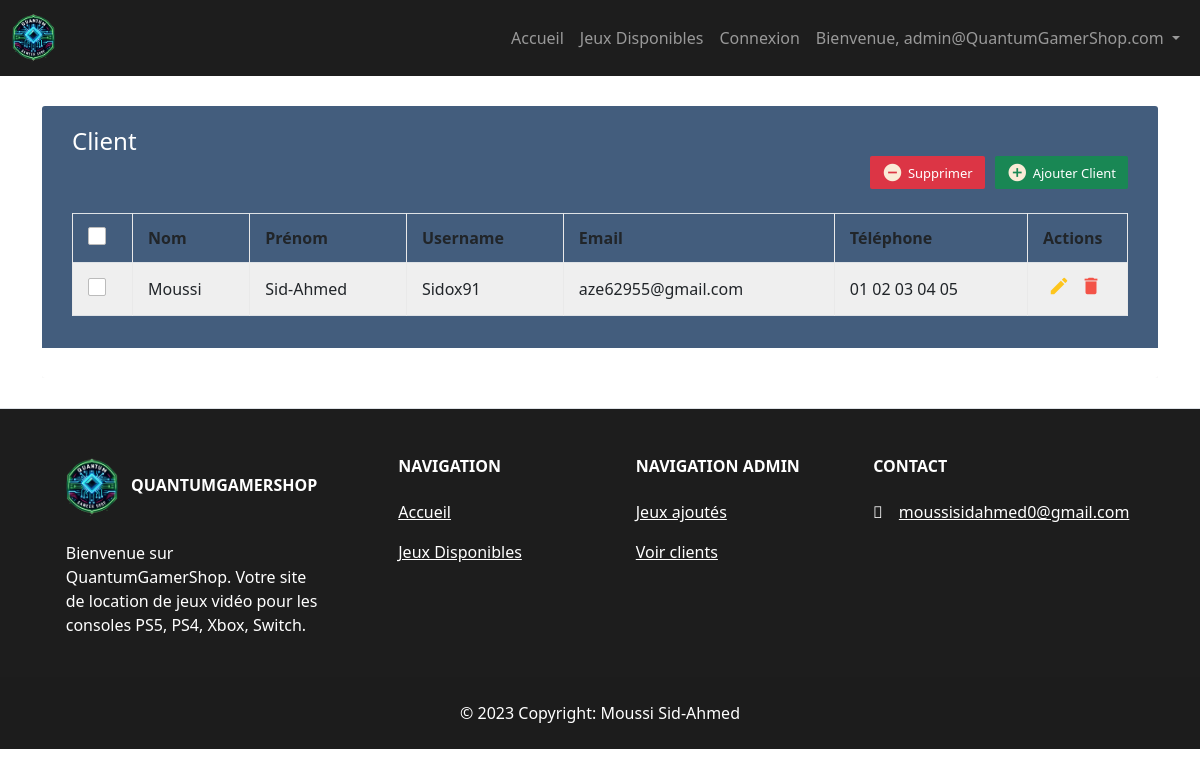
Screenshot of /src/Admin/Client/show_clients.php (signed in) with the database file from the repository.
### tables this page shows
CREATE TABLE IF NOT EXISTS `client` (
  `cli_id` smallint UNSIGNED NOT NULL AUTO_INCREMENT,
  `cli_nom` varchar(20) NOT NULL,
  `cli_prenom` varchar(20) NOT NULL,
  `cli_username` varchar(20) NOT NULL,
  `cli_telephone` varchar(20) NOT NULL,
  `cli_mail` varchar(255) NOT NULL,
  `cli_pwd` varchar(255) NOT NULL,
  `verify_token` varchar(255) NOT NULL,
  `verify_status` int NOT NULL DEFAULT '0',
  PRIMARY KEY (`cli_id`),
  UNIQUE KEY `cli_username` (`cli_username`),
  UNIQUE KEY `cli_mail` (`cli_mail`)
);

### src/Admin/Client/show_clients.php (the view, shortened to what this page needs)
<?php include '../../ConnexionDB/connexionBd.php' ?>
<!DOCTYPE html>
<html lang="fr">
<head>
    <link href="https://cdn.jsdelivr.net/npm/bootstrap@5.0.2/dist/css/bootstrap.min.css" rel="stylesheet" />
    <link rel="stylesheet" href="https://maxcdn.bootstrapcdn.com/font-awesome/4.7.0/css/font-awesome.min.css">
    <link href="/Projet_Moussi/assets/css/Admin/Style_Admin.css" rel="stylesheet" />
    <link rel="stylesheet" href="/Projet_Moussi/assets/css/Header/style.css" type="text/css">
    <link rel="stylesheet" href="/Projet_Moussi/assets/css/Footer/footer.css" type="text/css">
</head>
<?php include '../../header.php' ?>
<body>
    <div class="container-xl">
        <div class="table-responsive">
            <div class="table-wrapper">
                <div class="table-title">
                    <div class="row">
                        <div class="col-sm-6">
                            <h2>Client</h2>
                        </div>
                        <div class="col-sm-12">
                            <button type="submit" class="btn btn-success" name="add_client">
                                <a href="add/add_client.php">
                                    <i class="material-icons">&#xE147;</i> <span>Ajouter Client</span>
                                </a>
                            </button>
                            <form action="delete/delete_all.php" method="POST">
                                <button type="submit" class="btn btn-danger" name="delete_all">
                                    <a href="delete/delete_all.php">
                                        <i class="material-icons">&#xE15C;</i> <span>Supprimer</span>
                                    </a>
                                </button>
                            </form>
                        </div>
                    </div>
                    <br />
                    <table id="clientTable" class="table table-striped table-hover table-bordered">
                        <thead>
                            <tr>
                                <th>
                                    <span class="custom-checkbox">
                                        <label for="selectAll"></label>
                                    </span>
                                </th>
                                <th>Nom</th>
                                <th>Prénom</th>
                                <th>Username</th>
                                <th>Email</th>
                                <th>Téléphone</th>
                                <th>Actions</th>
                            </tr>
                        </thead>
                        <?php
                        try {
                            $client = $pdo->prepare("SELECT * FROM client");
                            $client->execute();
                            while ($row = $client->fetch(PDO::FETCH_ASSOC)) {
                                echo '<tbody>';
                                echo '<tr>';
                                echo '<td>';
                                echo '<span class="custom-checkbox">';
                                echo '<label for="' . $row['cli_id'] . '" ></label>';
                                echo '</span>';
                                echo '</td>';
                                echo '<td>' . $row['cli_nom'] . '</td>';
                                echo ' <td>' . $row['cli_prenom'] . '</td>';
                                echo ' <td>' . $row['cli_username'] . '</td>';
                                echo ' <td>' . $row['cli_mail'] . '</td>';
                                echo ' <td>' . $row['cli_telephone'] . '</td>';
                                echo ' <td>';
                                echo ' <a href="edit/edit_client.php?client_id=' . $row['cli_id'] . '"  class="edit" data-toggle="modal"><i class="material-icons" data-toggle="tooltip" title="Modifier">&#xE254;</i></a>';
                                echo '<a href="delete/delete.php?client_id=' . $row['cli_id'] . '" class="delete"><i class="material-icons" title="Supprimer">&#xE872;</i></a>';
                                echo ' </td>';
                                echo '</tr>';
                                echo '</tbody>';
                            }
                        } catch (PDOException $e) {
                            echo "<p>Echec de l'affichage :" . $e->getMessage() . "</p>\n";
                        }
                        ?>
                    </table>
                </div>
            </div>
        </div>
    </div>
    <?php include '../../footer.php' ?>
</body>
</html>

### assets/css/Admin/Style_Admin.css (style rules this page uses)
.table-responsive { margin: 30px 0; }
.table-wrapper { background: #fff; padding: 20px 25px; border-radius: 3px; min-width: 1000px; box-shadow: 0 1px 1px rgba(0, 0, 0, .05); }
.table-title { padding-bottom: 15px; background: #435d7d; color: #fff; padding: 16px 30px; min-width: 100%; margin: -20px -25px 10px; border-radius: 3px 3px 0 0; }
.table-title h2 { margin: 5px 0 0; font-size: 24px; }
.table-title .btn { color: #fff; float: right; font-size: 13px; border: none; min-width: 50px; border-radius: 2px; border: none; outline: none !important; margin-left: 10px; }
.table-title .btn i { float: left; font-size: 21px; margin-right: 5px; color: antiquewhite; }
.table-title .btn span { float: left; margin-top: 2px; color: white; }
table.table tr th, table.table tr td { border-color: #e9e9e9; padding: 12px 15px; vertical-align: middle; }
table.table tr th:first-child { width: 60px; }
table.table tr th:last-child { width: 100px; }
table.table-striped tbody tr:nth-of-type(odd) { background-color: #fcfcfc; }
table.table td:last-child i { opacity: 0.9; font-size: 22px; margin: 0 5px; }
table.table td a { font-weight: bold; color: #566787; display: inline-block; text-decoration: none; outline: none !important; }
table.table td a.edit { color: #FFC107; }
table.table td a.delete { color: #F44336; }
table.table td i { font-size: 19px; }
.custom-checkbox { position: relative; }
.custom-checkbox label:before { width: 18px; height: 18px; }
.custom-checkbox label:before { content: ''; margin-right: 10px; display: inline-block; vertical-align: text-top; background: white; border: 1px solid #bbb; border-radius: 2px; box-sizing: border-box; z-index: 2; }

### rows the page displays
client: cli_nom "Moussi", cli_prenom "Sid-Ahmed", cli_username "Sidox91", cli_mail "aze62955@gmail.com", cli_telephone "01 02 03 04 05"

### other values shown
$admin_user "admin@QuantumGamerShop.com"
